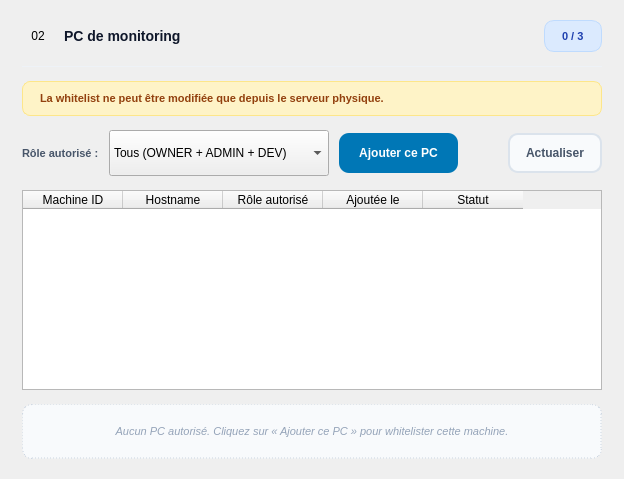
                                                            <widget class="QFrame" name="section_card">
                                                                <layout class="QVBoxLayout" name="secMonitoringLayout">
                                                                    <property name="spacing">
                                                                        <number>14</number>
                                                                    </property>
                                                                    <property name="leftMargin">
                                                                        <number>22</number>
                                                                    </property>
                                                                    <property name="topMargin">
                                                                        <number>20</number>
                                                                    </property>
                                                                    <property name="rightMargin">
                                                                        <number>22</number>
                                                                    </property>
                                                                    <property name="bottomMargin">
                                                                        <number>20</number>
                                                                    </property>
                                                                    <item>
                                                                        <layout class="QHBoxLayout" name="secMonitoringHeader">
                                                                            <property name="spacing">
                                                                                <number>10</number>
                                                                            </property>
                                                                            <item>
                                                                                <widget class="QLabel" name="secMonitoringIcon">
                                                                                    <property name="minimumSize">
                                                                                        <size>
                                                                                            <width>32</width>
                                                                                            <height>32</height>
                                                                                        </size>
                                                                                    </property>
                                                                                    <property name="maximumSize">
                                                                                        <size>
                                                                                            <width>32</width>
                                                                                            <height>32</height>
                                                                                        </size>
                                                                                    </property>
                                                                                    <property name="styleSheet">
                                                                                        <string notr="true">QLabel#section_icon { background: #e0f2fe; color: #023E8A; border-radius: 8px; padding: 6px; font-size: 12px; font-weight: 800; }</string>
                                                                                    </property>
                                                                                    <property name="text">
                                                                                        <string>02</string>
                                                                                    </property>
                                                                                    <property name="alignment">
                                                                                        <set>Qt::AlignmentFlag::AlignCenter</set>
                                                                                    </property>
                                                                                </widget>
                                                                            </item>
                                                                            <item>
                                                                                <widget class="QLabel" name="secMonitoringTitle">
                                                                                    <property name="styleSheet">
                                                                                        <string notr="true">color: #0f172a; font-size: 14px; font-weight: 800;</string>
                                                                                    </property>
                                                                                    <property name="text">
                                                                                        <string>PC de monitoring</string>
                                                                                    </property>
                                                                                </widget>
                                                                            </item>
                                                                            <item>
                                                                                <spacer name="secMonitoringSpacer">
                                                                                    <property name="orientation">
                                                                                        <enum>Qt::Orientation::Horizontal</enum>
                                                                                    </property>
                                                                                    <property name="sizeHint" stdset="0">
                                                                                        <size>
                                                                                            <width>40</width>
                                                                                            <height>20</height>
                                                                                        </size>
                                                                                    </property>
                                                                                </spacer>
                                                                            </item>
                                                                            <item>
                                                                                <widget class="QLabel" name="monitoring_count_badge">
                                                                                    <property name="styleSheet">
                                                                                        <string notr="true">background: #dbeafe; color: #1e40af; border: 1px solid #bfdbfe; border-radius: 10px; padding: 4px 14px; font-size: 11px; font-weight: 800;</string>
                                                                                    </property>
                                                                                    <property name="text">
                                                                                        <string>0 / 3</string>
                                                                                    </property>
                                                                                </widget>
                                                                            </item>
                                                                        </layout>
                                                                    </item>
                                                                    <item>
                                                                        <widget class="QFrame" name="sepMon">
                                                                            <property name="maximumSize">
                                                                                <size>
                                                                                    <width>16777215</width>
                                                                                    <height>1</height>
                                                                                </size>
                                                                            </property>
                                                                            <property name="styleSheet">
                                                                                <string notr="true">QFrame#sepMon { background: #eef2f7; border: none; max-height: 1px; }</string>
                                                                            </property>
                                                                            <property name="frameShape">
                                                                                <enum>QFrame::Shape::HLine</enum>
                                                                            </property>
                                                                            <property name="frameShadow">
                                                                                <enum>QFrame::Shadow::Plain</enum>
                                                                            </property>
                                                                        </widget>
                                                                    </item>
                                                                    <item>
                                                                        <widget class="QLabel" name="monitoring_client_info">
                                                                            <property name="visible">
                                                                                <bool>false</bool>
                                                                            </property>
                                                                            <property name="styleSheet">
                                                                                <string notr="true">color: #92400e; font-size: 11px; font-weight: 600; background: #fef3c7; border: 1px solid #fde68a; border-radius: 8px; padding: 10px 14px;</string>
                                                                            </property>
                                                                            <property name="text">
                                                                                <string>La whitelist ne peut être modifiée que depuis le serveur physique.</string>
                                                                            </property>
                                                                            <property name="wordWrap">
                                                                                <bool>true</bool>
                                                                            </property>
                                                                        </widget>
                                                                    </item>
                                                                    <item>
                                                                        <widget class="QWidget" name="monitoring_add_bar" native="true">
                                                                            <layout class="QHBoxLayout" name="monitoringAddBarLayout">
                                                                                <property name="spacing">
                                                                                    <number>10</number>
                                                                                </property>
                                                                                <property name="leftMargin">
                                                                                    <number>0</number>
                                                                                </property>
                                                                                <property name="topMargin">
                                                                                    <number>0</number>
                                                                                </property>
                                                                                <property name="rightMargin">
                                                                                    <number>0</number>
                                                                                </property>
                                                                                <property name="bottomMargin">
                                                                                    <number>0</number>
                                                                                </property>
                                                                                <item>
                                                                                    <widget class="QLabel" name="lbl_monitoring_role">
                                                                                        <property name="styleSheet">
                                                                                            <string notr="true">color: #475569; font-size: 11px; font-weight: 700;</string>
                                                                                        </property>
                                                                                        <property name="text">
                                                                                            <string>Rôle autorisé :</string>
                                                                                        </property>
                                                                                    </widget>
                                                                                </item>
                                                                                <item>
                                                                                    <widget class="QComboBox" name="combo_monitoring_role">
                                                                                        <property name="minimumSize">
                                                                                            <size>
                                                                                                <width>220</width>
                                                                                                <height>46</height>
                                                                                            </size>
                                                                                        </property>
                                                                                        <item>
                                                                                            <property name="text">
                                                                                                <string>Tous (OWNER + ADMIN + DEV)</string>
                                                                                            </property>
                                                                                        </item>
                                                                                        <item>
                                                                                            <property name="text">
                                                                                                <string>OWNER uniquement</string>
                                                                                            </property>
                                                                                        </item>
                                                                                        <item>
                                                                                            <property name="text">
                                                                                                <string>ADMIN uniquement</string>
                                                                                            </property>
                                                                                        </item>
                                                                                        <item>
                                                                                            <property name="text">
                                                                                                <string>DEV uniquement</string>
                                                                                            </property>
                                                                                        </item>
                                                                                    </widget>
                                                                                </item>
                                                                                <item>
                                                                                    <widget class="QPushButton" name="btn_add_monitoring">
                                                                                        <property name="minimumSize">
                                                                                            <size>
                                                                                                <width>0</width>
                                                                                                <height>40</height>
                                                                                            </size>
                                                                                        </property>
                                                                                        <property name="cursor">
                                                                                            <cursorShape>PointingHandCursor</cursorShape>
                                                                                        </property>
                                                                                        <property name="styleSheet">
                                                                                            <string notr="true">QPushButton { background: #0077B6; color: #ffffff; border: none; border-radius: 10px; padding: 8px 20px; font-size: 12px; font-weight: 700; } QPushButton:hover { background: #023E8A; } QPushButton:disabled { background: #cbd5e1; color: #64748b; }</string>
                                                                                        </property>
                                                                                        <property name="text">
                                                                                            <string>Ajouter ce PC</string>
                                                                                        </property>
                                                                                    </widget>
                                                                                </item>
                                                                                <item>
                                                                                    <spacer name="monitoringAddSpacer">
                                                                                        <property name="orientation">
                                                                                            <enum>Qt::Orientation::Horizontal</enum>
                                                                                        </property>
                                                                                        <property name="sizeHint" stdset="0">
                                                                                            <size>
                                                                                                <width>40</width>
                                                                                                <height>20</height>
                                                                                            </size>
                                                                                        </property>
                                                                                    </spacer>
                                                                                </item>
                                                                                <item>
                                                                                    <widget class="QPushButton" name="btn_refresh_monitoring">
                                                                                        <property name="minimumSize">
                                                                                            <size>
                                                                                                <width>0</width>
                                                                                                <height>40</height>
                                                                                            </size>
                                                                                        </property>
                                                                                        <property name="cursor">
                                                                                            <cursorShape>PointingHandCursor</cursorShape>
                                                                                        </property>
                                                                                        <property name="styleSheet">
                                                                                            <string notr="true">QPushButton { background: #f8fafc; color: #475569; border: 1.5px solid #dbe3ec; border-radius: 10px; padding: 8px 16px; font-size: 12px; font-weight: 700; } QPushButton:hover { background: #f1f5f9; }</string>
                                                                                        </property>
                                                                                        <property name="text">
                                                                                            <string>Actualiser</string>
                                                                                        </property>
                                                                                    </widget>
                                                                                </item>
                                                                            </layout>
                                                                        </widget>
                                                                    </item>
                                                                    <item>
                                                                        <widget class="QTableWidget" name="table_monitoring">
                                                                            <property name="minimumSize">
                                                                                <size>
                                                                                    <width>0</width>
                                                                                    <height>200</height>
                                                                                </size>
                                                                            </property>
                                                                            <property name="editTriggers">
                                                                                <set>QAbstractItemView::EditTrigger::NoEditTriggers</set>
                                                                            </property>
                                                                            <property name="alternatingRowColors">
                                                                                <bool>true</bool>
                                                                            </property>
                                                                            <property name="selectionBehavior">
                                                                                <enum>QAbstractItemView::SelectionBehavior::SelectRows</enum>
                                                                            </property>
                                                                            <property name="showGrid">
                                                                                <bool>false</bool>
                                                                            </property>
                                                                            <property name="columnCount">
                                                                                <number>5</number>
                                                                            </property>
                                                                            <column>
                                                                                <property name="text">
                                                                                    <string>Machine ID</string>
                                                                                </property>
                                                                            </column>
                                                                            <column>
                                                                                <property name="text">
                                                                                    <string>Hostname</string>
                                                                                </property>
                                                                            </column>
                                                                            <column>
                                                                                <property name="text">
                                                                                    <string>Rôle autorisé</string>
                                                                                </property>
                                                                            </column>
                                                                            <column>
                                                                                <property name="text">
                                                                                    <string>Ajoutée le</string>
                                                                                </property>
                                                                            </column>
                                                                            <column>
                                                                                <property name="text">
                                                                                    <string>Statut</string>
                                                                                </property>
                                                                            </column>
                                                                        </widget>
                                                                    </item>
                                                                    <item>
                                                                        <widget class="QLabel" name="lbl_monitoring_empty">
                                                                            <property name="visible">
                                                                                <bool>false</bool>
                                                                            </property>
                                                                            <property name="styleSheet">
                                                                                <string notr="true">color: #94a3b8; font-size: 11px; font-style: italic; background: #f8fafc; border: 1px dashed #cbd5e1; border-radius: 10px; padding: 20px;</string>
                                                                            </property>
                                                                            <property name="text">
                                                                                <string>Aucun PC autorisé. Cliquez sur « Ajouter ce PC » pour whitelister cette machine.</string>
                                                                            </property>
                                                                            <property name="alignment">
                                                                                <set>Qt::AlignmentFlag::AlignCenter</set>
                                                                            </property>
                                                                            <property name="wordWrap">
                                                                                <bool>true</bool>
                                                                            </property>
                                                                        </widget>
                                                                    </item>
                                                                </layout>
                                                            </widget>
